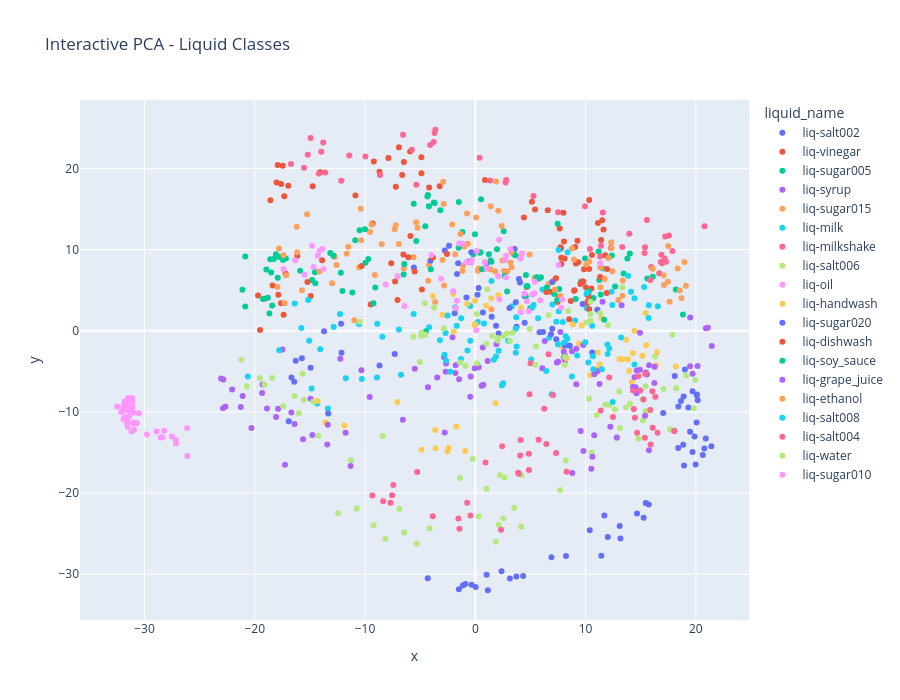
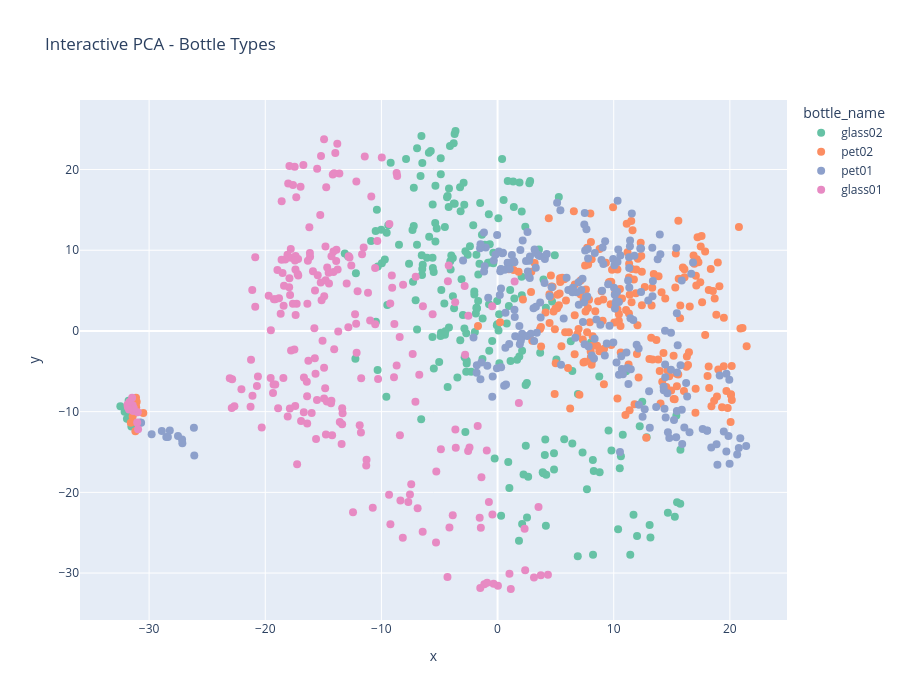

Source (notebook cell) for these figures, in order:
### Markdown cell above
## 6. Interactive Visualization with Plotly

### Code cell
# Interactive PCA - Liquid
fig1 = px.scatter(
    pca_data,
    x='x', y='y',
    color='liquid_name',
    title='Interactive PCA - Liquid Classes',
    hover_data=['liquid_name', 'bottle_name', 'path'],
    width=900, height=700
)
fig1.update_traces(marker=dict(size=6))
fig1.show()

print("---")

# Interactive PCA - Bottle
fig2 = px.scatter(
    pca_data,
    x='x', y='y',
    color='bottle_name',
    title='Interactive PCA - Bottle Types',
    hover_data=['liquid_name', 'bottle_name'],
    width=900, height=700,
    color_discrete_sequence=px.colors.qualitative.Set2
)
fig2.update_traces(marker=dict(size=8))
fig2.show()

### Figure 1 — Plotly figure (JSON) as saved in the notebook; plotly's stock layout.template omitted (floating-point values rounded to 4 significant figures; data arrays with more than 128 entries replaced by an {"elided": "..."} marker saying what was removed)
{"data": [{"customdata": {"elided": "48x3 str values"}, "hovertemplate": "liquid_name=%{customdata[0]}<br>x=%{x}<br>y=%{y}<br>bottle_name=%{customdata[1]}<br>path=%{customdata[2]}<extra></extra>", "legendgroup": "liq-salt002", "marker": {"color": "#636efa", "size": 6, "symbol": "circle"}, "mode": "markers", "name": "liq-salt002", "orientation": "v", "showlegend": true, "type": "scatter", "x": [14.66, 1.024, 20.09, -0.3447, -1.488, 2.377, 18.41, 17.04, 11.43, 20.09, 0.03292, 19.7, 8.219, 18.64, 20.9, 19.98, 1.14, -1.142, 18.4, 19.7, 20.06, 20.77, 18.85, 12.01, 13.09, 6.905, 10.38, 15.73, 13.16, 18.89, 3.136, 18.93, 21.4, -4.313, 18.05, 19.0, 20.63, 19.48, 19.88, 11.7, 15.45, 19.32, 20.17, 4.337, -0.9, 15.26, 3.724, 18.08], "xaxis": "x", "y": [-22.53, -30.07, -7.938, -31.31, -31.85, -29.64, -9.346, -10.14, -27.73, -7.852, -31.57, -7.455, -27.74, -8.643, -13.29, -16.47, -31.97, -31.37, -14.46, -14.93, -11.3, -14.52, -14.05, -25.42, -24.05, -27.91, -24.57, -21.4, -25.58, -8.109, -30.54, -16.59, -14.24, -30.49, -12.35, -4.767, -15.3, -12.45, -13.02, -22.78, -21.22, -9.461, -8.557, -30.22, -31.19, -23.03, -30.27, -5.584], "yaxis": "y"}, {"customdata": {"elided": "48x3 str values"}, "hovertemplate": "liquid_name=%{customdata[0]}<br>x=%{x}<br>y=%{y}<br>bottle_name=%{customdata[1]}<br>path=%{customdata[2]}<extra></extra>", "legendgroup": "liq-vinegar", "marker": {"color": "#EF553B", "size": 6, "symbol": "circle"}, "mode": "markers", "name": "liq-vinegar", "orientation": "v", "showlegend": true, "type": "scatter", "x": [8.101, 7.652, 10.57, 7.988, -4.893, 11.12, 10.32, 11.51, -8.689, 9.048, -14.07, -16.96, -9.314, -7.21, -3.229, 9.111, -6.631, 7.792, -6.479, -9.203, -17.47, 7.768, 5.128, 7.799, -5.914, -18.03, 6.567, 7.715, 9.331, -18.59, 9.261, 5.409, -14.75, 10.33, -4.182, 4.41, 11.41, 8.038, -10.87, 11.62, -17.33, -17.92, -17.61, -6.929, -4.888, 0.8765, 11.78, -7.879], "xaxis": "x", "y": [8.893, 12.61, 9.342, 14.55, 21.4, 13.27, 7.605, 13.62, 19.58, 10.33, 19.55, 17.88, 13.24, 17.75, 17.81, 8.292, 19.2, 8.988, 20.8, 20.85, 20.35, 10.14, 15.9, 8.223, 22.09, 18.26, 14.84, 10.3, 8.437, 16.08, 11.11, 14.95, 17.81, 16.12, 17.65, 13.97, 11.19, 11.01, 16.67, 12.48, 16.58, 20.43, 18.09, 22.63, 19.42, 18.57, 9.308, 21.29], "yaxis": "y"}, {"customdata": {"elided": "48x3 str values"}, "hovertemplate": "liquid_name=%{customdata[0]}<br>x=%{x}<br>y=%{y}<br>bottle_name=%{customdata[1]}<br>path=%{customdata[2]}<extra></extra>", "legendgroup": "liq-sugar005", "marker": {"color": "#00cc96", "size": 6, "symbol": "circle"}, "mode": "markers", "name": "liq-sugar005", "orientation": "v", "showlegend": true, "type": "scatter", "x": [7.468, -3.181, 9.955, -18.09, -17.79, -18.28, 1.392, 7.612, 12.37, 11.19, -1.5, 1.964, 18.18, -12.05, -3.768, -17.18, 9.102, -1.171, -5.586, -15.89, -14.8, 11.24, 0.3069, 7.61, -3.689, -14.54, 13.45, -4.209, -4.3, -4.537, -18.42, -4.349, 9.587, 2.577, 12.67, -0.1844, 18.83, 13.79, -5.352, 0.5216, 15.6, -18.6, -20.86, 5.946, -18.95, 16.1, -0.03682, 14.02], "xaxis": "x", "y": [13.18, 14.84, 8.906, 9.434, 9.079, 8.836, 8.663, 3.829, 9.282, 9.756, 15.86, 10.04, 5.074, 4.908, 15.79, 8.917, 3.907, 12.19, 15.66, 7.4, 6.267, 6.246, 7.599, 5.134, 15.74, 7.219, 7.064, 15.34, 16.72, 12.88, 3.117, 16.55, 6.046, 12.26, 5.448, 9.432, 2.012, 8.893, 11.07, 16.22, 6.452, 8.812, 9.14, 6.599, 7.544, 6.655, 11.9, 9.511], "yaxis": "y"}, {"customdata": {"elided": "48x3 str values"}, "hovertemplate": "liquid_name=%{customdata[0]}<br>x=%{x}<br>y=%{y}<br>bottle_name=%{customdata[1]}<br>path=%{customdata[2]}<extra></extra>", "legendgroup": "liq-syrup", "marker": {"color": "#ab63fa", "size": 6, "symbol": "circle"}, "mode": "markers", "name": "liq-syrup", "orientation": "v", "showlegend": true, "type": "scatter", "x": [-20.3, -22.85, -0.05323, 1.916, 9.156, 8.319, 0.5645, -2.07, 11.54, -21.27, 7.708, 6.304, -17.49, -3.459, -19.33, -5.487, 8.029, -1.785, -6.576, 8.018, -4.297, -22.66, -0.4194, -2.836, 6.068, -22.05, -23.05, -1.473, 9.168, 7.515, -2.698, -2.658, -21.1, 7.399, -10.33, -1.802, -0.457, 0.3073, -18.89, 1.119, -19.29, 0.6742, 8.767, 8.147, -12.24, -22.88, 0.727, -9.574], "xaxis": "x", "y": [-11.98, -5.992, -4.626, -1.661, -6.604, -1.782, -6.783, -0.8033, 3.565, -9.391, -0.1581, -1.263, -2.301, -5.771, -7.681, -4.663, -3.266, -4.257, -10.95, -2.541, -6.943, -9.315, -5.636, -3.257, -4.604, -7.23, -5.873, -5.986, -2.213, -3.818, -5.061, -4.04, -8.022, -3.913, -4.852, -5.19, -8.143, -4.493, -9.579, -3.73, -6.635, -2.074, -2.524, -3.663, -3.439, -9.534, -6.638, -8.166], "yaxis": "y"}, {"customdata": {"elided": "48x3 str values"}, "hovertemplate": "liquid_name=%{customdata[0]}<br>x=%{x}<br>y=%{y}<br>bottle_name=%{customdata[1]}<br>path=%{customdata[2]}<extra></extra>", "legendgroup": "liq-sugar015", "marker": {"color": "#FFA15A", "size": 6, "symbol": "circle"}, "mode": "markers", "name": "liq-sugar015", "orientation": "v", "showlegend": true, "type": "scatter", "x": [-11.53, -4.275, 0.8697, -4.207, 3.191, -1.162, -2.833, 12.42, 6.651, -1.017, 1.455, 1.812, 1.384, -12.82, 4.02, -6.937, -10.35, 0.2859, -10.39, -8.487, 0.2306, 8.783, 5.376, -6.484, -1.818, -9.545, -1.116, -7.324, -10.54, -3.649, 12.32, -11.67, -12.59, -9.406, -12.75, -5.237, 3.29, 2.909, 2.609, 0.979, 12.08, -2.97, 7.15, -5.368, 2.454, -5.598, -9.103, -7.215], "xaxis": "x", "y": [10.34, 6.155, 8.441, 8.094, 8.414, 7.357, 5.576, 7.329, 5.754, 10.34, 2.641, 7.32, 7.548, 9.261, 9.102, 10.69, 11.15, 7.662, 15.02, 10.67, 7.389, 10.15, 6.523, 7.685, 9.439, 12.18, 8.027, 12.52, 7.801, 3.544, 10.91, 9.498, 8.104, 13.09, 9.084, 12.69, 7.843, 7.324, 7.359, 7.637, 8.958, 8.724, 6.261, 13.36, 8.66, 9.059, 6.878, 13.0], "yaxis": "y"}, {"customdata": {"elided": "48x3 str values"}, "hovertemplate": "liquid_name=%{customdata[0]}<br>x=%{x}<br>y=%{y}<br>bottle_name=%{customdata[1]}<br>path=%{customdata[2]}<extra></extra>", "legendgroup": "liq-milk", "marker": {"color": "#19d3f3", "size": 6, "symbol": "circle"}, "mode": "markers", "name": "liq-milk", "orientation": "v", "showlegend": true, "type": "scatter", "x": [-1.823, -17.78, -2.695, 6.412, 1.468, -1.284, -6.931, -3.21, 6.092, -6.739, -11.74, 6.696, 2.415, 6.994, 10.09, 16.55, -4.186, 10.11, -8.917, 2.526, 13.86, -14.34, 15.3, 2.988, 9.047, 11.56, 12.35, 3.747, -13.38, -14.84, 14.44, 3.709, -10.53, 15.73, 5.694, -10.29, -1.685, 14.12, 3.302, 1.872, -0.4615, -0.7163, -1.303, 0.2191, -0.4664, 7.54, 8.371, -20.63], "xaxis": "x", "y": [2.887, -2.41, -0.2715, 5.177, 6.119, 1.541, 0.172, -1.167, 5.08, -5.427, -5.848, -0.8462, -6.701, 3.241, 4.485, 3.028, 0.4237, 2.771, -5.751, -6.457, 6.773, -8.946, 5.386, -1.23, 1.268, 7.677, 4.822, -1.934, -9.567, -7.113, 4.01, 1.67, 0.8395, 3.143, 1.546, -5.953, 0.6066, 4.801, 3.008, -3.158, -1.241, -2.443, -3.472, 1.088, 3.055, 9.951, 9.664, -5.648], "yaxis": "y"}, {"customdata": {"elided": "48x3 str values"}, "hovertemplate": "liquid_name=%{customdata[0]}<br>x=%{x}<br>y=%{y}<br>bottle_name=%{customdata[1]}<br>path=%{customdata[2]}<extra></extra>", "legendgroup": "liq-milkshake", "marker": {"color": "#FF6692", "size": 6, "symbol": "circle"}, "mode": "markers", "name": "liq-milkshake", "orientation": "v", "showlegend": true, "type": "scatter", "x": [-13.62, -15.53, -16.72, 13.32, -4.098, 11.56, 2.804, 0.3914, 17.29, 9.944, 1.344, -13.97, 11.4, 5.274, 16.94, 17.15, 10.39, -9.966, -5.752, 16.83, 15.34, 15.56, 2.734, 11.32, -14.94, 17.22, 16.87, -15.2, 15.39, 13.97, -3.699, -8.644, 15.86, 17.87, -5.349, -6.555, -3.777, 16.67, -13.8, -3.62, 12.29, -12.16, -14.19, 15.95, 7.505, 17.56, 20.78, -11.43], "xaxis": "x", "y": [19.49, 20.1, 20.56, 10.32, 22.9, 14.57, 18.59, 21.31, 8.503, 15.33, 18.52, 22.05, 10.49, 16.61, 8.321, 8.895, 10.08, 21.48, 22.3, 8.475, 9.585, 13.64, 18.28, 9.139, 23.75, 11.61, 9.354, 21.69, 10.28, 11.95, 24.39, 19.19, 6.258, 9.83, 18.0, 24.16, 23.26, 7.078, 23.2, 24.77, 10.23, 18.5, 19.39, 7.862, 14.6, 11.76, 12.89, 21.61], "yaxis": "y"}, {"customdata": {"elided": "48x3 str values"}, "hovertemplate": "liquid_name=%{customdata[0]}<br>x=%{x}<br>y=%{y}<br>bottle_name=%{customdata[1]}<br>path=%{customdata[2]}<extra></extra>", "legendgroup": "liq-salt006", "marker": {"color": "#B6E880", "size": 6, "symbol": "circle"}, "mode": "markers", "name": "liq-salt006", "orientation": "v", "showlegend": true, "type": "scatter", "x": [12.8, -10.75, 18.22, -1.389, 1.016, 15.44, 17.05, 14.79, -4.142, 12.67, -12.45, -5.299, 13.04, -6.448, 12.17, 2.235, 17.66, 19.81, -11.28, -9.225, 17.88, 14.03, 4.19, 13.66, 19.95, 15.19, -8.158, -8.405, 11.79, 4.16, 2.115, 19.13, 10.32, 16.3, 3.525, 0.3041, -6.881, 7.696, 10.54, -0.2489, 2.636, 1.844, 2.535, 11.01, 15.16, 8.204, 15.44, 13.11], "xaxis": "x", "y": [-13.25, -21.89, -7.072, -18.13, -19.46, -6.847, -7.178, -13.27, -24.36, -9.706, -22.48, -26.22, -7.474, -24.87, -9.145, -17.79, -12.14, -9.559, -15.95, -23.95, -0.49, -8.998, -17.81, -9.422, -6.058, -11.04, -25.63, -12.93, -9.089, -24.15, -23.91, -5.507, -8.384, -3.164, -21.81, -22.9, -21.97, -19.62, -15.0, -15.81, -18.07, -26.01, -23.12, -10.41, -8.428, -15.99, -9.931, -11.99], "yaxis": "y"}, {"customdata": {"elided": "48x3 str values"}, "hovertemplate": "liquid_name=%{customdata[0]}<br>x=%{x}<br>y=%{y}<br>bottle_name=%{customdata[1]}<br>path=%{customdata[2]}<extra></extra>", "legendgroup": "liq-oil", "marker": {"color": "#FF97FF", "size": 6, "symbol": "circle"}, "mode": "markers", "name": "liq-oil", "orientation": "v", "showlegend": true, "type": "scatter", "x": [-31.83, -31.42, -31.13, -31.07, -31.86, -30.69, -30.97, -31.17, -32.11, -31.52, -31.02, -31.75, -26.14, -31.57, -28.52, -31.77, -31.36, -29.78, -31.77, -30.76, -31.42, -26.11, -31.18, -30.95, -31.53, -31.6, -32.48, -31.91, -31.17, -27.16, -31.48, -31.19, -31.72, -28.22, -28.91, -27.14, -31.94, -30.5, -31.11, -31.7, -31.69, -31.01, -31.32, -27.51, -31.46, -31.72, -31.58, -28.38], "xaxis": "x", "y": [-9.411, -10.6, -8.287, -8.767, -9.13, -11.38, -10.07, -9.375, -9.998, -11.27, -11.34, -9.25, -12.0, -9.13, -13.14, -8.644, -9.931, -12.79, -10.63, -11.34, -9.212, -15.42, -12.42, -12.18, -11.83, -9.496, -9.318, -10.89, -9.263, -13.45, -8.579, -10.09, -9.769, -12.33, -12.4, -13.9, -9.53, -10.17, -9.47, -10.96, -8.794, -11.41, -9.565, -13.02, -8.271, -9.733, -11.37, -13.13], "yaxis": "y"}, {"customdata": {"elided": "48x3 str values"}, "hovertemplate": "liquid_name=%{customdata[0]}<br>x=%{x}<br>y=%{y}<br>bottle_name=%{customdata[1]}<br>path=%{customdata[2]}<extra></extra>", "legendgroup": "liq-handwash", "marker": {"color": "#FECB52", "size": 6, "symbol": "circle"}, "mode": "markers", "name": "liq-handwash", "orientation": "v", "showlegend": true, "type": "scatter", "x": [-14.31, 13.96, 13.67, -3.597, 11.18, 13.07, 0.9714, -4.879, 13.34, -1.999, 8.85, 9.4, -2.534, 8.302, 16.4, -0.01725, 13.83, 11.44, 18.17, -0.06284, -0.7339, -7.072, 10.45, -1.952, 15.43, 14.42, 1.834, 11.28, 7.838, -1.71, -3.632, -11.87, -2.981, 15.16, 2.088, 1.445, 11.1, 14.28, -2.415, 14.18, -13.58, -0.03358, -0.9287, 4.163, -3.846, 16.48, 15.51, 9.639], "xaxis": "x", "y": [-8.654, -4.966, -1.109, -14.46, -4.604, -3.476, 3.085, -14.65, -3.523, 4.526, 0.7689, -1.565, -14.87, -3.412, -4.235, 0.8169, -3.551, 1.574, -4.415, 0.714, 3.305, -8.775, -5.434, -0.117, 2.205, 0.01523, -8.92, -4.169, -1.921, -11.79, -12.22, -11.68, 1.964, -3.087, 4.418, 4.014, -2.67, -2.73, -14.46, -6.309, -11.27, 3.695, -14.82, 2.883, 4.289, -2.643, -1.769, 0.6571], "yaxis": "y"}, {"customdata": {"elided": "48x3 str values"}, "hovertemplate": "liquid_name=%{customdata[0]}<br>x=%{x}<br>y=%{y}<br>bottle_name=%{customdata[1]}<br>path=%{customdata[2]}<extra></extra>", "legendgroup": "liq-sugar020", "marker": {"color": "#636efa", "size": 6, "symbol": "circle"}, "mode": "markers", "name": "liq-sugar020", "orientation": "v", "showlegend": true, "type": "scatter", "x": [1.006, 10.6, -0.364, 3.671, 6.146, 11.07, 0.2961, -16.92, -1.657, 3.098, 0.1947, -0.8047, 7.338, -2.379, -12.13, 0.6836, -8.687, 2.114, -13.34, 1.482, -1.871, -7.308, -12.18, 4.484, 3.953, -15.73, 6.866, -0.6297, 8.571, 1.877, 9.737, -16.67, -4.068, 5.821, 4.477, 6.974, -16.29, 8.118, 3.564, -16.42, 6.979, 4.047, -5.57, -14.94, -2.767, 3.734, -1.559, -13.72], "xaxis": "x", "y": [8.276, -2.685, 9.682, 3.53, -0.1616, 2.582, 5.258, -11.15, 6.983, 2.821, 4.438, 4.11, -1.05, 10.49, -2.717, 2.246, -4.284, -0.3395, -10.19, 1.716, 2.157, -2.861, 0.8779, 4.287, 6.376, -3.385, -0.4205, 8.493, -1.837, 0.6048, 3.295, -5.757, 8.635, -0.1745, 0.9827, 0.2349, -3.689, -1.853, 10.08, -6.283, 6.02, 5.941, 7.797, -4.558, 9.882, 0.4998, 8.321, -0.07312], "yaxis": "y"}, {"customdata": {"elided": "48x3 str values"}, "hovertemplate": "liquid_name=%{customdata[0]}<br>x=%{x}<br>y=%{y}<br>bottle_name=%{customdata[1]}<br>path=%{customdata[2]}<extra></extra>", "legendgroup": "liq-dishwash", "marker": {"color": "#EF553B", "size": 6, "symbol": "circle"}, "mode": "markers", "name": "liq-dishwash", "orientation": "v", "showlegend": true, "type": "scatter", "x": [-16.14, -15.22, -5.499, -6.074, -19.14, 9.791, -17.21, 7.597, -10.31, -7.053, -14.92, 9.721, 6.811, 7.446, -3.853, 9.52, -6.525, -5.887, -19.71, 9.855, -7.279, -9.492, 8.658, 10.33, 10.17, 10.03, 6.444, 4.662, -4.842, 7.315, 10.21, 11.91, 11.31, -13.89, -17.86, -7.622, 11.94, 10.26, -17.62, -19.52, 10.54, 8.506, -17.39, 10.49, 8.962, -18.39, -2.572, 8.997], "xaxis": "x", "y": [9.203, 6.011, 7.303, 9.06, 3.938, 6.071, 7.068, 4.181, 7.976, 3.801, 4.287, 6.08, 4.808, 3.545, 9.029, 5.77, 9.393, 11.67, 4.347, 7.589, 6.083, 3.228, 3.665, 2.665, 3.415, 5.352, 4.78, 5.409, 5.083, 6.461, 3.667, 4.662, 6.625, 8.68, 4.453, 8.315, 7.619, 4.334, 3.378, 0.09322, 5.197, 1.408, 1.969, 3.788, 4.919, 5.587, 9.447, 4.994], "yaxis": "y"}, {"customdata": {"elided": "48x3 str values"}, "hovertemplate": "liquid_name=%{customdata[0]}<br>x=%{x}<br>y=%{y}<br>bottle_name=%{customdata[1]}<br>path=%{customdata[2]}<extra></extra>", "legendgroup": "liq-soy_sauce", "marker": {"color": "#00cc96", "size": 6, "symbol": "circle"}, "mode": "markers", "name": "liq-soy_sauce", "orientation": "v", "showlegend": true, "type": "scatter", "x": [-4.038, -18.51, 3.501, -10.89, 3.633, 10.71, -19.25, -18.67, -9.072, 4.59, 2.883, -12.87, -17.92, -20.86, -6.503, -12.2, 7.409, -11.15, -1.506, -6.443, 5.569, 0.4091, 4.651, 11.69, 10.3, -9.705, -21.12, 1.233, -18.81, 0.4656, 5.749, -10.01, -17.44, -9.238, 0.6162, -9.96, 11.37, 6.486, 1.453, 7.158, 4.737, 2.662, 4.581, -4.492, -13.15, -14.51, -10.49, 4.984], "xaxis": "x", "y": [7.597, 7.179, 9.417, 11.15, 9.292, 4.024, 3.921, 2.135, 5.336, 6.867, 4.837, 9.26, 6.542, 2.993, 6.945, 7.162, 3.763, 4.716, 10.23, 8.214, 6.581, 9.612, 5.513, 1.362, 4.869, 8.843, 5.066, 9.42, 4.06, 9.674, 6.398, 12.52, 8.713, 3.398, 7.589, 8.384, 4.475, 5.345, 8.497, 4.529, 5.482, 6.765, 4.234, -0.04298, 9.587, 5.863, 12.38, 2.779], "yaxis": "y"}, {"customdata": {"elided": "48x3 str values"}, "hovertemplate": "liquid_name=%{customdata[0]}<br>x=%{x}<br>y=%{y}<br>bottle_name=%{customdata[1]}<br>path=%{customdata[2]}<extra></extra>", "legendgroup": "liq-grape_juice", "marker": {"color": "#ab63fa", "size": 6, "symbol": "circle"}, "mode": "markers", "name": "liq-grape_juice", "orientation": "v", "showlegend": true, "type": "scatter", "x": [-16.39, -11.76, 20.91, 15.74, 21.44, 15.39, 8.111, 20.16, 21.09, 12.24, 11.27, 9.79, 16.26, -2.771, 13.26, -13.38, -16.68, -14.78, 14.44, 14.63, -15.63, 14.29, 15.56, -17.88, -11.31, 10.62, 19.47, 19.48, -14.94, 14.93, 9.555, -18.07, 15.75, 11.07, 16.23, 12.84, 8.789, 19.71, 14.53, 10.79, 14.93, 10.52, 9.803, -17.26, -13.43, 10.78, 15.46, 14.62], "xaxis": "x", "y": [-11.48, -12.57, 0.309, -14.71, -1.886, -10.47, -3.043, -4.334, 0.377, -11.81, -6.571, -1.746, -4.422, -12.54, 3.155, -11.57, -10.07, -12.84, -5.732, -4.881, -13.38, -6.926, -5.396, -9.606, -16.67, -15.52, -4.371, 1.63, -8.372, -0.2315, -12.35, -10.61, -4.256, -4.995, -6.446, -13.16, -17.51, -5.293, -6.944, -5.359, -4.797, -17.01, -14.82, -16.51, -14.01, -12.88, -5.146, -7.705], "yaxis": "y"}, {"customdata": {"elided": "48x3 str values"}, "hovertemplate": "liquid_name=%{customdata[0]}<br>x=%{x}<br>y=%{y}<br>bottle_name=%{customdata[1]}<br>path=%{customdata[2]}<extra></extra>", "legendgroup": "liq-ethanol", "marker": {"color": "#FFA15A", "size": 6, "symbol": "circle"}, "mode": "markers", "name": "liq-ethanol", "orientation": "v", "showlegend": true, "type": "scatter", "x": [0.06962, 17.49, -2.868, -14.13, 11.34, 7.214, 1.889, 10.06, 12.97, 18.36, -17.39, -15.72, -12.99, -10.97, 18.53, 13.37, -16.16, -0.6739, 19.1, 17.61, 17.07, 3.267, 10.32, 16.09, 17.45, -16.2, 2.08, 2.387, -15.27, -0.7526, -2.922, 13.34, 18.69, -17.29, -17.16, 7.721, 11.33, 4.926, 1.399, 18.96, -1.346, -2.095, 12.36, 11.74, 8.944, 17.11, -17.94, -17.8], "xaxis": "x", "y": [13.97, 10.45, 15.62, 7.313, 5.375, 5.067, 18.4, 8.14, 3.782, 7.683, 9.295, 5.006, 5.869, 1.292, 4.955, 6.192, 9.669, 10.73, 5.552, 3.57, 6.84, 9.695, 8.551, 7.629, 6.04, 12.83, 14.78, 12.91, 14.36, 14.46, 18.37, 4.312, 4.016, 3.381, 6.858, 4.282, 7.788, 9.392, 15.35, 8.489, 11.93, 13.11, 10.21, 6.374, 8.785, 5.645, 5.402, 10.15], "yaxis": "y"}, {"customdata": {"elided": "48x3 str values"}, "hovertemplate": "liquid_name=%{customdata[0]}<br>x=%{x}<br>y=%{y}<br>bottle_name=%{customdata[1]}<br>path=%{customdata[2]}<extra></extra>", "legendgroup": "liq-salt008", "marker": {"color": "#19d3f3", "size": 6, "symbol": "circle"}, "mode": "markers", "name": "liq-salt008", "orientation": "v", "showlegend": true, "type": "scatter", "x": [5.281, 10.12, 8.186, -2.656, 5.137, -12.27, 5.068, 13.23, -15.77, 11.97, -14.06, 15.71, -8.428, 12.46, 8.042, 12.15, 7.348, -2.794, 12.42, -15.15, 7.939, -5.59, -8.885, 10.7, 10.65, 7.495, 6.435, 8.753, 2.114, 9.967, 3.669, 7.576, 0.7897, 3.659, 8.356, 14.43, 12.0, 10.24, -16.37, 6.92, -12.85, -2.513, 9.232, 1.679, -2.271, 11.47, -15.07, 10.58], "xaxis": "x", "y": [3.175, 4.64, -0.6592, -3.688, 2.824, 2.057, -3.533, -0.8287, 0.333, -1.701, -2.269, 1.568, -0.7453, -8.769, -1.434, -2.18, 1.108, -2.948, 3.192, 3.792, 1.074, 2.079, 0.8546, -4.73, -3.125, -1.653, -4.955, -5.633, -2.467, -1.418, -2.695, 2.416, 0.9069, 0.2523, -0.9746, -4.16, -2.863, -3.918, 3.356, -7.824, 0.4623, 1.87, -3.046, -3.557, -5.062, -4.732, -1.213, 0.6183], "yaxis": "y"}, {"customdata": {"elided": "48x3 str values"}, "hovertemplate": "liquid_name=%{customdata[0]}<br>x=%{x}<br>y=%{y}<br>bottle_name=%{customdata[1]}<br>path=%{customdata[2]}<extra></extra>", "legendgroup": "liq-salt004", "marker": {"color": "#FF6692", "size": 6, "symbol": "circle"}, "mode": "markers", "name": "liq-salt004", "orientation": "v", "showlegend": true, "type": "scatter", "x": [6.637, 4.858, 18.03, 4.916, 16.08, 4.068, -5.274, 6.25, 3.94, 15.38, 15.41, 8.28, -8.362, 11.37, -7.542, 14.31, 5.738, -7.685, 15.86, 4.108, 12.48, 12.14, -7.433, 5.006, -1.539, 16.05, 2.328, 7.318, 6.437, 16.32, -0.443, 7.048, 16.53, 14.78, 15.89, -0.7455, -1.441, 14.37, 14.47, 15.25, -3.859, 0.9209, 14.67, 2.431, 3.885, -9.341, 4.862, 14.95], "xaxis": "x", "y": [-2.88, -15.15, -12.35, -7.811, -11.95, -15.38, -17.41, -9.604, -17.63, -13.18, -5.308, -17.36, -21.0, -9.823, -20.28, -7.363, -13.42, -21.19, -9.753, -13.45, -10.62, -5.766, -19.01, -3.99, -23.14, -7.45, -24.51, -15.07, -13.94, -8.132, -22.75, -7.92, -12.56, -5.606, -14.0, -21.19, -24.39, -9.628, -10.73, -8.453, -22.84, -16.23, -12.56, -14.23, -17.51, -20.28, -17.16, -7.369], "yaxis": "y"}, {"customdata": {"elided": "48x3 str values"}, "hovertemplate": "liquid_name=%{customdata[0]}<br>x=%{x}<br>y=%{y}<br>bottle_name=%{customdata[1]}<br>path=%{customdata[2]}<extra></extra>", "legendgroup": "liq-water", "marker": {"color": "#B6E880", "size": 6, "symbol": "circle"}, "mode": "markers", "name": "liq-water", "orientation": "v", "showlegend": true, "type": "scatter", "x": [-5.605, -15.55, 5.463, 8.098, -0.8816, 1.519, -10.47, 10.45, -5.027, 1.085, 10.45, 13.32, 2.038, 11.31, 0.1343, -16.4, 10.44, 4.936, 0.1561, -17.42, 12.04, 3.147, 3.379, -16.0, -4.582, 2.555, -4.908, -4.534, -15.67, -14.24, -2.856, 8.413, -14.7, 1.001, 6.641, 8.118, 1.999, 10.05, -20.71, 5.498, -4.87, -1.392, -21.23, -3.743, 2.857, -18.44, -19.53, -19.14], "xaxis": "x", "y": [-0.7493, -8.543, -4.193, -4.178, -4.305, -0.6521, 1.126, 3.581, -3.859, 5.083, 2.078, 5.365, -0.8857, 2.165, 2.06, -8.081, 1.248, 0.2216, -4.0, -9.303, 0.6991, -1.256, -0.2325, -10.17, 3.403, -0.6396, -0.642, -0.4845, -5.293, -12.93, 0.3144, 2.433, -8.734, -1.606, 1.936, -3.238, -1.208, 1.031, -6.824, -1.894, -0.2286, -3.909, -3.573, 2.826, -0.3396, -5.827, -5.824, -6.623], "yaxis": "y"}, {"customdata": {"elided": "48x3 str values"}, "hovertemplate": "liquid_name=%{customdata[0]}<br>x=%{x}<br>y=%{y}<br>bottle_name=%{customdata[1]}<br>path=%{customdata[2]}<extra></extra>", "legendgroup": "liq-sugar010", "marker": {"color": "#FF97FF", "size": 6, "symbol": "circle"}, "mode": "markers", "name": "liq-sugar010", "orientation": "v", "showlegend": true, "type": "scatter", "x": [7.78, 5.164, -13.87, 4.13, -1.67, -14.82, -1.103, 2.789, 0.8826, -3.984, -13.77, 5.343, 2.066, -1.787, 4.467, -0.8231, -0.3201, 7.874, 0.08285, 3.187, 5.395, -16.33, 2.772, -7.047, 2.186, 2.719, -6.427, -15.48, 11.33, 0.1102, 4.694, -1.47, -0.3664, -8.133, 1.052, -2.003, 4.076, 4.236, -1.783, 7.536, 2.162, -3.1, -14.67, -14.13, 5.89, -17.4, 4.819, -14.3], "xaxis": "x", "y": [2.844, 4.469, 10.07, 2.292, 3.697, 10.47, 10.68, 9.22, 8.421, 9.341, 7.62, 4.626, 6.725, 2.772, 4.561, 8.441, 8.72, 3.862, 0.05844, 10.08, 6.055, 8.683, 6.56, 6.727, 3.893, 8.693, 3.044, 6.905, 8.31, 9.828, 3.652, 10.75, 8.395, 5.709, 7.688, 4.884, 8.92, 9.543, 2.796, 8.098, 11.21, 6.401, 7.874, 9.838, 3.776, 7.602, 2.407, 9.257], "yaxis": "y"}], "layout": {"height": 700, "legend": {"title": {"text": "liquid_name"}, "tracegroupgap": 0}, "title": {"text": "Interactive PCA - Liquid Classes"}, "width": 900, "xaxis": {"anchor": "y", "domain": [0, 1], "title": {"text": "x"}}, "yaxis": {"anchor": "x", "domain": [0, 1], "title": {"text": "y"}}}}

### Figure 2 — Plotly figure (JSON) as saved in the notebook; plotly's stock layout.template omitted (floating-point values rounded to 4 significant figures; data arrays with more than 128 entries replaced by an {"elided": "..."} marker saying what was removed)
{"data": [{"customdata": {"elided": "228x2 str values"}, "hovertemplate": "bottle_name=%{customdata[1]}<br>x=%{x}<br>y=%{y}<br>liquid_name=%{customdata[0]}<extra></extra>", "legendgroup": "glass02", "marker": {"color": "rgb(102,194,165)", "size": 8, "symbol": "circle"}, "mode": "markers", "name": "glass02", "orientation": "v", "showlegend": true, "type": "scatter", "x": {"elided": "228 float values"}, "xaxis": "x", "y": {"elided": "228 float values"}, "yaxis": "y"}, {"customdata": {"elided": "228x2 str values"}, "hovertemplate": "bottle_name=%{customdata[1]}<br>x=%{x}<br>y=%{y}<br>liquid_name=%{customdata[0]}<extra></extra>", "legendgroup": "pet02", "marker": {"color": "rgb(252,141,98)", "size": 8, "symbol": "circle"}, "mode": "markers", "name": "pet02", "orientation": "v", "showlegend": true, "type": "scatter", "x": {"elided": "228 float values"}, "xaxis": "x", "y": {"elided": "228 float values"}, "yaxis": "y"}, {"customdata": {"elided": "228x2 str values"}, "hovertemplate": "bottle_name=%{customdata[1]}<br>x=%{x}<br>y=%{y}<br>liquid_name=%{customdata[0]}<extra></extra>", "legendgroup": "pet01", "marker": {"color": "rgb(141,160,203)", "size": 8, "symbol": "circle"}, "mode": "markers", "name": "pet01", "orientation": "v", "showlegend": true, "type": "scatter", "x": {"elided": "228 float values"}, "xaxis": "x", "y": {"elided": "228 float values"}, "yaxis": "y"}, {"customdata": {"elided": "228x2 str values"}, "hovertemplate": "bottle_name=%{customdata[1]}<br>x=%{x}<br>y=%{y}<br>liquid_name=%{customdata[0]}<extra></extra>", "legendgroup": "glass01", "marker": {"color": "rgb(231,138,195)", "size": 8, "symbol": "circle"}, "mode": "markers", "name": "glass01", "orientation": "v", "showlegend": true, "type": "scatter", "x": {"elided": "228 float values"}, "xaxis": "x", "y": {"elided": "228 float values"}, "yaxis": "y"}], "layout": {"height": 700, "legend": {"title": {"text": "bottle_name"}, "tracegroupgap": 0}, "title": {"text": "Interactive PCA - Bottle Types"}, "width": 900, "xaxis": {"anchor": "y", "domain": [0, 1], "title": {"text": "x"}}, "yaxis": {"anchor": "x", "domain": [0, 1], "title": {"text": "y"}}}}
